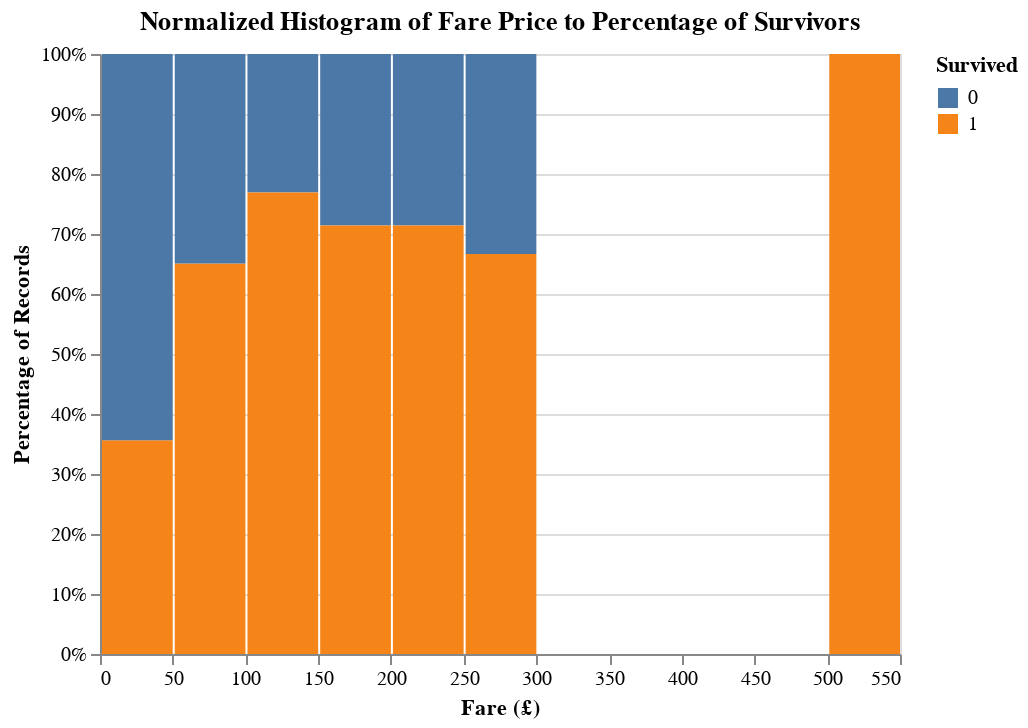

Notebook code cell kept with this figure:
### Markdown cell above
From this we can see that most people who failed to survive are from the 3rd class, whereas those that survived the most are from the 1st class.

Next, let's compare the survival rate with the price of the cabin. We create a histogram with the x-axis as the passenger fairs grouped into buckets and the y-axis showing the percentage of passengers in the buckets that survived.

### Code cell
(
    alt.Chart(training_data_selected, title="Normalized Histogram of Fare Price to Percentage of Survivors")
    .mark_bar()
    .encode(
        x= alt.X("Fare", bin=alt.Bin(maxbins=15), title="Fare (£)"),
        y=alt.Y("count()", stack="normalize", axis=alt.Axis(format='%'), title="Percentage of Records"),
        color = 'Survived:N'
    )
)

### Figure 1 — Vega-Lite specification as saved in the notebook (floating-point values rounded to 4 significant figures; data arrays with more than 128 entries replaced by an {"elided": "..."} marker saying what was removed)
{"config": {"view": {"continuousWidth": 400, "continuousHeight": 300}}, "data": {"name": "data-1db018efc99f12e1d8774affb384260c"}, "mark": "bar", "encoding": {"color": {"field": "Survived", "type": "nominal"}, "x": {"bin": {"maxbins": 15}, "field": "Fare", "title": "Fare (£)", "type": "quantitative"}, "y": {"aggregate": "count", "axis": {"format": "%"}, "stack": "normalize", "title": "Percentage of Records", "type": "quantitative"}}, "title": "Normalized Histogram of Fare Price to Percentage of Survivors", "$schema": "https://vega.github.io/schema/vega-lite/v4.17.0.json", "datasets": {"data-1db018efc99f12e1d8774affb384260c": {"elided": "492 records"}}}
